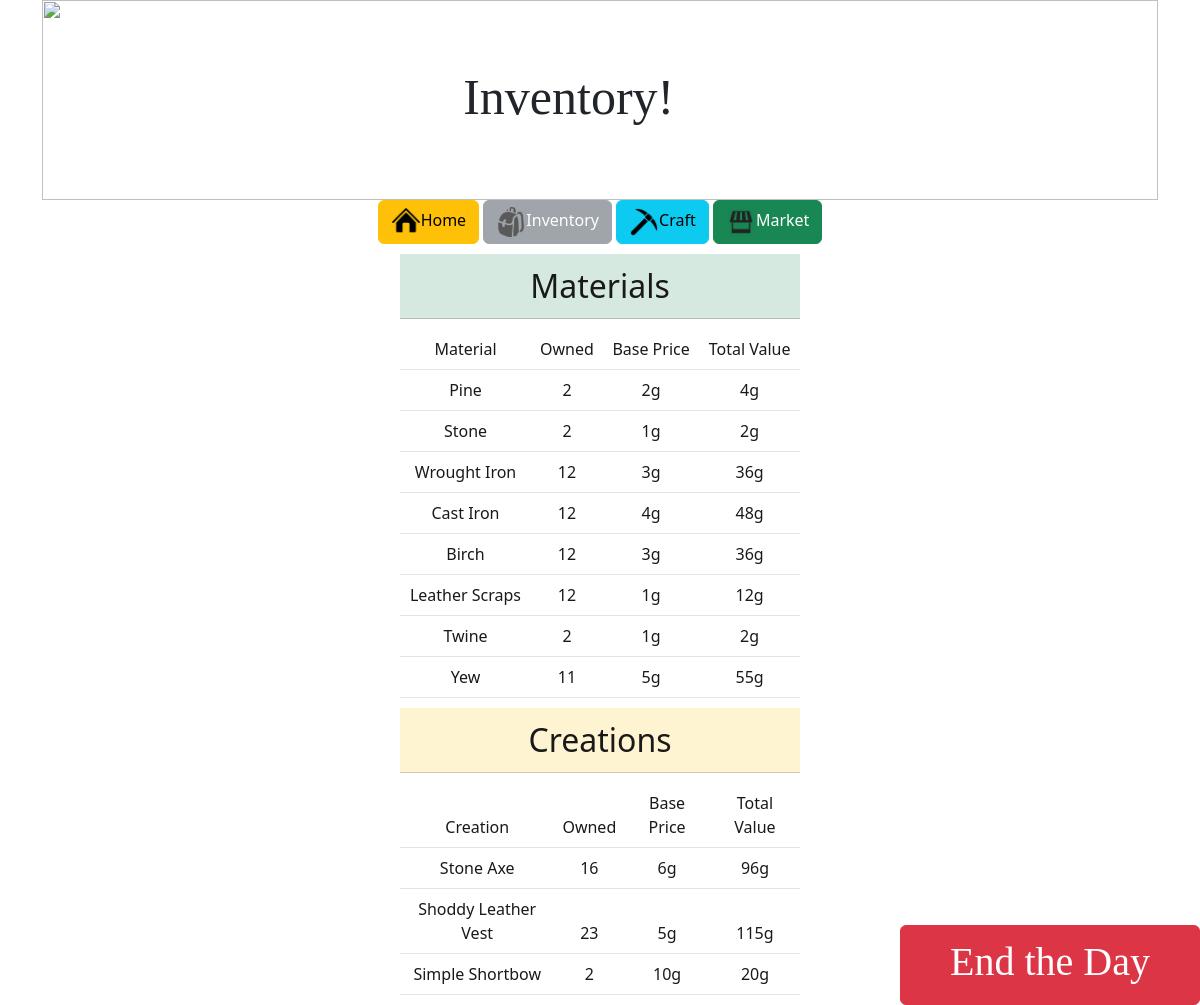
Page /inventory on the committed database.
### tables this page shows
CREATE TABLE 'materials_inventory' (
    mat_id INTEGER NOT NULL, amount INTEGER DEFAULT 0,
    FOREIGN KEY(mat_id) REFERENCES materials(id)
);

CREATE TABLE materials (
    id INTEGER PRIMARY KEY AUTOINCREMENT NOT NULL,
    name TEXT NOT NULL,
    base_price INTEGER NOT NULL
);

CREATE TABLE 'creations_inventory' (
    creation_id INTEGER NOT NULL, 'amount' INTEGER NOT NULL DEFAULT 0,
    FOREIGN KEY(creation_id) REFERENCES creations(id)
);

CREATE TABLE creations (
    id INTEGER PRIMARY KEY AUTOINCREMENT NOT NULL,
    name TEXT NOT NULL,
    base_price INTEGER NOT NULL
);

### app.py (the view)
@app.route("/inventory", methods=["GET", "POST"])
def inventory():
    stats = db.execute("SELECT * FROM stats WHERE player_id = 1")
    inventory = db.execute("""SELECT name, mi.amount, base_price
                           FROM materials m
                           JOIN materials_inventory mi
                           ON m.id = mi.mat_id""")
    c_inventory = db.execute("""SELECT name, ci.amount, base_price
                             FROM creations c
                             JOIN creations_inventory ci
                             ON c.id = ci.creation_id""")
    return render_template("inventory.html", inventory=inventory, stats=stats, c_inventory=c_inventory)

### templates/inventory.html (shortened to what this page needs)
{% extends "layout.html" %}
{% block head %}
<link href="/static/craft.css" rel="stylesheet">
{% endblock %}
{% block body %}
<div class="container">
    <img src="/static/scroll.png" class="overhead">
    <div class="centered">Inventory!</div>
</div>
<div class="container" id="navbutton">
    <a href="{{ url_for('index') }}" class="btn btn-warning">
        <img src="/static/home.png" style="width:30px">Home</a>
    <button class="btn btn-secondary" disabled>
        <img src="/static/inventory.png" style="width:30px">Inventory</button>
    <a href="{{ url_for('craft') }}" class="btn btn-info">
        <img src="/static/Pickaxe.png" style="width:30px">Craft</a>
    <a href="{{ url_for('market') }}" class="btn btn-success">
        <img src="/static/market.png" style="width:30px">Market</a>
    <table class="table" id="materials" style="width: 400px; opacity: 0.9; margin: 10px auto; font-size: 32px">
        <thead><tr class="table-success"><td>Materials</td></tr></thead>
    </table>
    <table class="table" id="materials" style="width: 400px; opacity: 0.9; margin: 10px auto">
        <thead>
            <tr>
                <td>Material</td>
                <td>Owned</td>
                <td>Base Price</td>
                <td>Total Value</td>
            </tr>
            {% for item in inventory %}
            <tr>
                <td>{{ item.name }}</td>
                <td>{{ item.amount }}</td>
                <td>{{ item.base_price }}g</td>
                <td>{{ item.base_price * item.amount }}g</td>
            </tr>
            {% endfor %}
        </thead>
    </table>
    <table class="table" style="width: 400px; opacity: 0.9; margin: 10px auto; font-size: 32px">
        <thead><tr class="table-warning"><td>Creations</td></tr></thead>
        <table class="table" id="materials" style="width: 400px; opacity: 0.9; margin: 10px auto">
            <thead>
                <tr>
                    <td>Creation</td>
                    <td>Owned</td>
                    <td>Base Price</td>
                    <td>Total Value</td>
                </tr>
                {% for item in c_inventory %}
                <tr>
                    <td>{{ item.name }}</td>
                    <td>{{ item.amount }}</td>
                    <td>{{ item.base_price }}g</td>
                    <td>{{ item.base_price * item.amount }}g</td>
                </tr>
                {% endfor %}
            </thead>
        </table>
</div>
<div style="position: fixed; bottom: 0; right: 0">
    <btn class="btn btn-danger" id="end_day">End the Day</btn>
</div>
{% endblock %}

### static/style.css (style rules this page uses)
#background { background-image:url('/static/Village.png'); background-repeat: no-repeat; background-attachment: fixed; background-size: cover; }
#navbutton { position: relative; }

### static/craft.css (style rules this page uses)
.centered { position: absolute; top: 30%; left: 38%; transform translate(-50%, -50%); font-size: 50px; font-family: luminari, fantasy; }
.container { position: relative; text-align: center; }
.overhead { width: 100%; height: 200px; position: center; }
#end_day { width: 300px; height: 80px; font-size: 40px; font-family: cursive; }

### rows in the picture
materials_inventory: name "Pine", amount "2", base_price "2", item.base_price*item.amount "4"
materials_inventory: name "Stone", amount "2", base_price "1", item.base_price*item.amount "2"
materials_inventory: name "Wrought Iron", amount "12", base_price "3", item.base_price*item.amount "36"
materials_inventory: name "Cast Iron", amount "12", base_price "4", item.base_price*item.amount "48"
materials_inventory: name "Birch", amount "12", base_price "3", item.base_price*item.amount "36"
materials_inventory: name "Leather Scraps", amount "12", base_price "1", item.base_price*item.amount "12"
materials_inventory: name "Twine", amount "2", base_price "1", item.base_price*item.amount "2"
materials_inventory: name "Yew", amount "11", base_price "5", item.base_price*item.amount "55"
creations_inventory: name "Stone Axe", amount "16", base_price "6", item.base_price*item.amount "96"
creations_inventory: name "Shoddy Leather Vest", amount "23", base_price "5", item.base_price*item.amount "115"
creations_inventory: name "Simple Shortbow", amount "2", base_price "10", item.base_price*item.amount "20"
